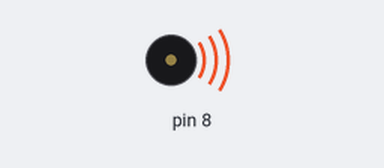
Bench run of a sketch on a simulated Arduino Uno, built with avr-gcc and run on an emulated ATmega328P. Shown: buzzer (waves = sounding).

Above: at 0.5 s.
Timing chart, 0 to 4.6 s (numbered marks = the images above):
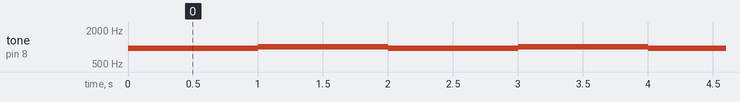

The sketch:

Alternating_Tones.ino
```cpp
void setup()
{
  pinMode(8, OUTPUT);
}

void loop()
{
  tone(8,945,1000);
  delay(1000); // Wait for 1000 millisecond(s)
  tone(8,1012,1000);
  delay(1000); // Wait for 1000 millisecond(s)
}
```

Measured:
- by itself, tone on pin 8: alternates 1012 Hz for 1.0 s and 945 Hz for 1.0 s
